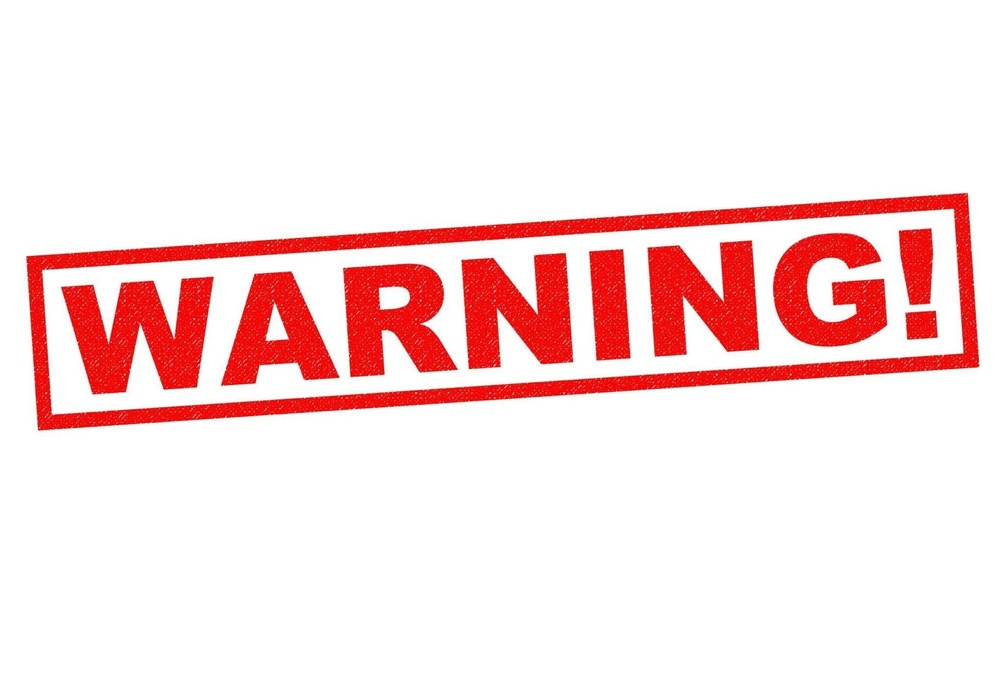
#> input picture ImageProcessing/ComputerVis_Examples/blendingAndPasting/src/warning.jpg, 1000 x 679 px, shrunk from 2020 x 1372 before the run, given in place of horse.jpg, which was not available
$ jupyter execute Histogram.ipynb   (shell and % lines are left out)   (text cells are left out)
#> lines starting #> are read from the running program, lines starting #| are printed output that depends on the picture; pictures that were not available may be replaced by others from this repository, and a replacement may not be noted
[cell 1]
import cv2 #gerekli kütüphanelerimizi aktarıyoruz
import numpy as np
import matplotlib.pyplot as plt

dark_horse = cv2.imread("d:CV_WithPython/DATA/horse.jpg") #resimlerimizi diskten alıyoruz
#> dark_horse is the input picture: shape (679, 1000, 3); mean B, G, R 222.6, 222.9, 250.9
rainbow =cv2.imread("d:CV_WithPython/DATA/rainbow.jpg")
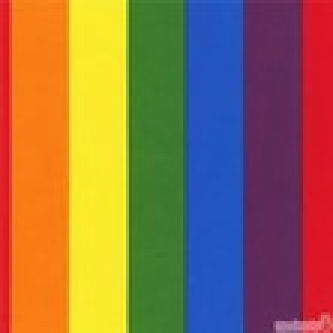
#> input picture ImageProcessing/ComputerVis_Examples/histogram/src/rainbow.jpg, 111 x 111 px, shrunk from 224 x 224 before the run, found by its file name (shown 3 times larger)
#> rainbow is the input picture: shape (111, 111, 3); mean B, G, R 73.8, 110.2, 148.5
red_bricks = cv2.imread("d:CV_WithPython/DATA/bricks.jpg")
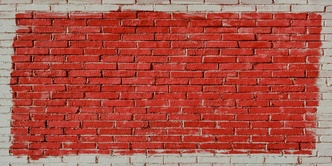
#> input picture ImageProcessing/ComputerVis_Examples/histogram/src/bricks.jpg, 332 x 166 px, shrunk from 670 x 335 before the run, found by its file name
#> red_bricks is the input picture: shape (166, 332, 3); mean B, G, R 69.5, 80.9, 172.6

dark_horse = cv2.cvtColor(dark_horse,cv2.COLOR_BGR2RGB) #resimlerimizi bgr formatından rgb formatına çeviriyoruz
rainbow = cv2.cvtColor(rainbow,cv2.COLOR_BGR2RGB)
red_bricks = cv2.cvtColor(red_bricks,cv2.COLOR_BGR2RGB)

hist_values1 = cv2.calcHist([dark_horse],channels=[0],mask=None,histSize=[256],ranges=[0,256])  #histogram grafikerlini çıkarıyoruz
#> hist_values1 = 256 values, max 545884 at index 255, min 0 at index 0, mean 2652.3
hist_values2 = cv2.calcHist([rainbow],channels=[0],mask=None,histSize=[256],ranges=[0,256])
#> hist_values2 = 256 values, max 980 at index 250, min 0 at index 0, mean 48.13
hist_values3 = cv2.calcHist([red_bricks],channels=[0],mask=None,histSize=[256],ranges=[0,256])
#> hist_values3 = 256 values, max 1586 at index 183, min 0 at index 0, mean 215.3
#plt.plot(hist_values2)

img = red_bricks

color = ('b','g','r')

for i,col in enumerate(color):   #histohramları b - g - r olarak ayırıyoruz
    histr = cv2.calcHist([img],[i],None,[256],[0,256])
    plt.plot(histr,color=col)
    plt.xlim([0,250])

plt.title('HISTOGRAM')  #histogram grafiğine isim veriyoruz
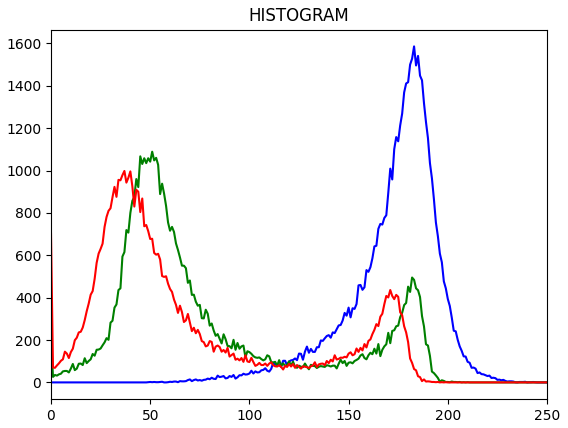
#> figure drawn by matplotlib, 1 panel; curve peaks at x = 183, y = 1586; curve peaks at x = 51, y = 1089; curve peaks at x = 37, y = 998
